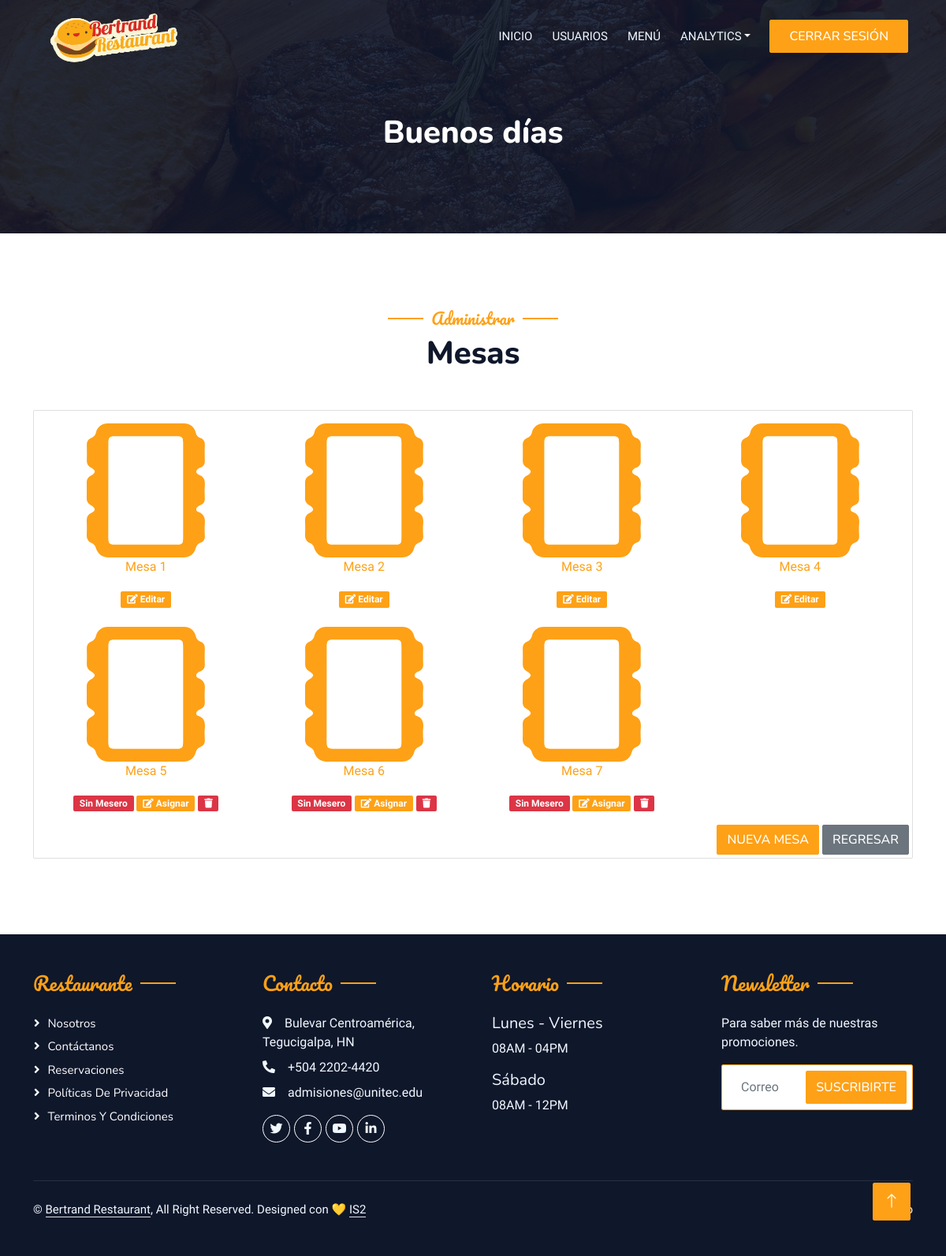
The app's page /mesas with its own data.
### tables this page shows
CREATE TABLE `mesas` (
  `id` int(11) NOT NULL,
  `numero_mesa` int(2) NOT NULL,
  `id_mesero` int(11) NOT NULL,
  `estado_mesa` varchar(1) NOT NULL DEFAULT 'a',
  `asignada` tinyint(1) NOT NULL DEFAULT 0
);

### mesas.php (the view, shortened to what this page needs)
<?php
include 'inc/templates/header.php';
include 'inc/conexion.php';
$today = getdate();
$hora = $today["hours"];
if ($hora < 6) {
	$saludo = " Hoy has madrugado mucho... ";
} elseif ($hora < 12) {
	$saludo = " Buenos días ";
} elseif ($hora <= 18) {
	$saludo = "Buenas Tardes ";
} else {
	$saludo = "Buenas Noches ";
}
?>
<body>
	<div class="container-xxl bg-white p-0">
		<div class="container-xxl position-relative p-0">
			<?php
			include 'inc/templates/navbar-admin.php';
			?>
			<div class="container-xxl py-5 bg-dark hero-header mb-5">
				<div class="container my-5 py-5">
					<div class="row ">
						<div class="col-lg-12 text-center text-lg-start">
							<h6 class="display-3 text-white animated text-center" style="font-size: 40px;"><?php echo $saludo . $_SESSION["nombre_usuario"]; ?></h6>
						</div>
					</div>
				</div>
			</div>
		</div>
		<div class="container-xxl py-5">
			<div class="container">
				<div class="text-center wow fadeInUp" data-wow-delay="0.1s">
					<h5 class="section-title ff-secondary text-center text-primary fw-normal">Administrar</h5>
					<h1 class="mb-5">Mesas</h1>
				</div>
				<section class="section clientes">
					<div class="card">
						<div class="card-body">
							<div class="row g-4">
								<?php
								$consulta = $conn->query("SELECT * FROM mesas ORDER BY numero_mesa ASC");
								while ($solicitud = $consulta->fetch_array()) {
									$idmesa = $solicitud['id'];
									$numero_mesa = $solicitud['numero_mesa'];
									$estado = $solicitud['estado_mesa'];
									$asignada = $solicitud['asignada'];
								?>
									<div class="col-lg-3 col-sm-6 wow fadeInUp">
										<div style="text-align:center;">
											<a href="edit-mesa?idm=<?php echo $idmesa; ?>">
												<img class="mesa" width='200px' src="img/mesa.svg" alt="">
												<p>Mesa <?php echo $numero_mesa; ?></p>
												<a href="edit-mesa?idm=<?php echo $solicitud['id'] ?>" target="_self">
													<?php
													if ($asignada == 0) {
														echo '<span class="badge bg-danger">Sin Mesero</span>';
													} else if ($estado == 'd') {
														echo '<span class="badge bg-danger">Deshabilitada</span>';
													} else {
														echo '<span class="badge bg-success"></span>';
													};
													?>
													<span class="badge bg-primary">
														<i class="fas fa-edit"></i>
														<?php
														if ($asignada == 0) {
															echo 'Asignar';
														} else {
															echo 'Editar';
														};
														?>
												</a>
												<?php
												if ($asignada == 0) {
													echo '</span><span class="badge bg-danger" id="'. $solicitud['id'] . '" onclick="eliminar(' . $idmesa . ')">
													<i class="fas fa-trash"></i></span>';
												} else {
													echo '';
												};
												?>
											</a>
										</div>
									</div>
								<?php
								}
								?>
							</div>
						</div>
						<div class="col-12 d-flex justify-content-end wow fadeInUp" data-wow-delay="0.1s">
							<a href="new-mesa" class="btn btn-primary me-1 mb-1">Nueva Mesa</a>
							<a href="dashboard">
								<div class="btn btn-secondary me-1 mb-1">Regresar</div>
							</a>
						</div>
					</div>
				</section>
			</div>
		</div>
		<?php
		include 'inc/templates/footer.php';
		?>

### inc/templates/header.php (shortened to what this page needs)
<!DOCTYPE html>
<html lang="en">
<head>
    <link href="https://cdnjs.cloudflare.com/ajax/libs/font-awesome/5.10.0/css/all.min.css" rel="stylesheet">
    <link href="https://cdn.jsdelivr.net/npm/bootstrap-icons@1.4.1/font/bootstrap-icons.css" rel="stylesheet">
    <link href="lib/animate/animate.min.css" rel="stylesheet">
    <link href="lib/owlcarousel/assets/owl.carousel.min.css" rel="stylesheet">
    <link href="lib/tempusdominus/css/tempusdominus-bootstrap-4.min.css" rel="stylesheet" />
    <link href="css/bootstrap.min.css" rel="stylesheet">
    <link href="css/pages.css" rel="stylesheet">
    <link href="css/style.css" rel="stylesheet">
</head>

### inc/templates/navbar-admin.php (shortened to what this page needs)
<?php
$archivo = basename($_SERVER['PHP_SELF']);
$actualidad = str_replace(".php", "", $archivo);
?>
<nav class="navbar navbar-expand-lg navbar-dark bg-dark px-4 px-lg-5 py-3 py-lg-0">
	<a href="" class="navbar-brand p-0">
		<img src="img/logo.png" alt="Logo">
	</a>
	<div class="collapse navbar-collapse" id="navbarCollapse">
		<div class="navbar-nav ms-auto py-0 pe-4">
			<a href="dashboard" class="nav-item nav-link <?php echo $actualidad == 'dashboard' ? 'active' : 'false' ?>">Inicio</a>
			<div class="nav-item dropdown">
				<a href="usuarios" class="nav-item nav-link <?php echo $actualidad == 'usuarios' ? 'active' : '' ?>">Usuarios</a>
			</div>
			<a href="menu_admin" class="nav-item nav-link <?php echo $actualidad == 'menu_admin' ? 'active' : '' ?>">Menú</a>
			<div class="nav-item dropdown">
				<a href="#" class="nav-link dropdown-toggle" data-bs-toggle="dropdown">Analytics</a>
			</div>
		</div>
		<a href="logout" class="btn btn-primary py-2 px-4">Cerrar Sesión</a>
	</div>
</nav>

### inc/templates/footer.php (shortened to what this page needs)
<div class="container-fluid bg-dark text-light footer pt-5 mt-5 wow fadeIn" data-wow-delay="0.1s">
	<div class="container py-5">
		<div class="row g-5">
			<div class="col-lg-3 col-md-6">
				<h4 class="section-title ff-secondary text-start text-primary fw-normal mb-4">Restaurante</h4>
				<a class="btn btn-link" href="">Nosotros</a>
				<a class="btn btn-link" href="">Contáctanos</a>
				<a class="btn btn-link" href="">Reservaciones</a>
				<a class="btn btn-link" href="">Políticas de Privacidad</a>
				<a class="btn btn-link" href="">Terminos y Condiciones</a>
			</div>
			<div class="col-lg-3 col-md-6">
				<h4 class="section-title ff-secondary text-start text-primary fw-normal mb-4">Contacto</h4>
				<p class="mb-2"><i class="fa fa-map-marker-alt me-3"></i>Bulevar Centroamérica, Tegucigalpa, HN</p>
				<p class="mb-2"><i class="fa fa-phone-alt me-3"></i>+504 2202-4420</p>
				<p class="mb-2"><i class="fa fa-envelope me-3"></i>admisiones@unitec.edu</p>
				<div class="d-flex pt-2">
					<a class="btn btn-outline-light btn-social" href=""><i class="fab fa-twitter"></i></a>
					<a class="btn btn-outline-light btn-social" href=""><i class="fab fa-facebook-f"></i></a>
					<a class="btn btn-outline-light btn-social" href=""><i class="fab fa-youtube"></i></a>
					<a class="btn btn-outline-light btn-social" href=""><i class="fab fa-linkedin-in"></i></a>
				</div>
			</div>
			<div class="col-lg-3 col-md-6">
				<h4 class="section-title ff-secondary text-start text-primary fw-normal mb-4">Horario</h4>
				<h5 class="text-light fw-normal">Lunes - Viernes</h5>
				<p>08AM - 04PM</p>
				<h5 class="text-light fw-normal">Sábado</h5>
				<p>08AM - 12PM</p>
			</div>
			<div class="col-lg-3 col-md-6">
				<h4 class="section-title ff-secondary text-start text-primary fw-normal mb-4">Newsletter</h4>
				<p>Para saber más de nuestras promociones.</p>
				<div class="position-relative mx-auto" style="max-width: 400px;">
					<button type="button" class="btn btn-primary py-2 position-absolute top-0 end-0 mt-2 me-2">Suscribirte</button>
				</div>
			</div>
		</div>
	</div>
	<div class="container">
		<div class="copyright">
			<div class="row">
				<div class="col-md-6 text-center text-md-start mb-3 mb-md-0">
					&copy; <a class="border-bottom" href="./">Bertrand Restaurant</a>, All Right Reserved.
					Designed con 💛 <a class="border-bottom" href="https://github.com/sinoe9891">IS2</a><br><br>
				</div>
				<div class="col-md-6 text-center text-md-end">
					<div class="footer-menu">
						<a href="">Inicio</a>
					</div>
				</div>
			</div>
		</div>
	</div>
</div>
<a href="#" class="btn btn-lg btn-primary btn-lg-square back-to-top"><i class="bi bi-arrow-up"></i></a>
</div>
</body>
</html>

### css/pages.css (style rules this page uses)
.pt-5 { padding-top: 0rem !important; }
.my-5 { margin-top: 3rem !important; margin-bottom: 0rem !important; }
.container, .container-sm, .container-md, .container-lg, .container-xl { max-width: 1140px; }
.navbar-dark .navbar-brand img { max-height: 80px !important; }
.mesa { width: 100%; max-width: 150px; }

### css/style.css (style rules this page uses)
:root { --primary: #FEA116; --light: #F1F8FF; --dark: #0F172B; }
.ff-secondary { font-family: 'Pacifico', cursive; }
.back-to-top { position: fixed; display: none; right: 45px; bottom: 45px; z-index: 99; }
.btn { font-family: 'Nunito', sans-serif; font-weight: 500; text-transform: uppercase; transition: .5s; }
.btn.btn-primary, .btn.btn-secondary { color: #FFFFFF; }
.btn-lg-square { width: 48px; height: 48px; }
.btn-square, .btn-sm-square, .btn-lg-square { padding: 0; display: flex; align-items: center; justify-content: center; font-weight: normal; border-radius: 2px; }
.navbar-dark .navbar-nav .nav-link { position: relative; margin-left: 25px; padding: 35px 0; font-size: 15px; color: var(--light) !important; text-transform: uppercase; font-weight: 500; outline: none; transition: .5s; }
.navbar-dark .navbar-brand img { max-height: 60px; transition: .5s; }
@media (min-width: 992px) { .navbar-dark { position: absolute; width: 100%; top: 0; left: 0; z-index: 999; background: transparent !important; } }
.hero-header { background: linear-gradient(rgba(15, 23, 43, .9), rgba(15, 23, 43, .9)), url(../img/bg-hero.jpg); background-position: center center; background-repeat: no-repeat; background-size: cover; }
.section-title { position: relative; display: inline-block; }
.section-title::before { position: absolute; content: ""; width: 45px; height: 2px; top: 50%; left: -55px; margin-top: -1px; background: var(--primary); }
.section-title::after { position: absolute; content: ""; width: 45px; height: 2px; top: 50%; right: -55px; margin-top: -1px; background: var(--primary); }
.section-title.text-start::before, .section-title.text-end::after { display: none; }
.footer .btn.btn-social { margin-right: 5px; width: 35px; height: 35px; display: flex; align-items: center; justify-content: center; color: var(--light); border: 1px solid #FFFFFF; border-radius: 35px; transition: .3s; }
.footer .btn.btn-link { display: block; margin-bottom: 5px; padding: 0; text-align: left; color: #FFFFFF; font-size: 15px; font-weight: normal; text-transform: capitalize; transition: .3s; }
.footer .btn.btn-link::before { position: relative; content: "\f105"; font-family: "Font Awesome 5 Free"; font-weight: 900; margin-right: 10px; }
.footer .copyright { padding: 25px 0; font-size: 15px; border-top: 1px solid rgba(256, 256, 256, .1); }
.footer .copyright a { color: var(--light); }
.footer .footer-menu a { margin-right: 15px; padding-right: 15px; border-right: 1px solid rgba(255, 255, 255, .1); }
.footer .footer-menu a:last-child { margin-right: 0; padding-right: 0; border-right: none; }

### records on screen
mesas: numero_mesa "1", asignada "Editar"
mesas: numero_mesa "2", asignada "Editar"
mesas: numero_mesa "3", asignada "Editar"
mesas: numero_mesa "4", asignada "Editar"
mesas: numero_mesa "5", asignada "Sin Mesero"
mesas: numero_mesa "6", asignada "Sin Mesero"
mesas: numero_mesa "7", asignada "Sin Mesero"

### other values on screen
$saludo "Buenos días"
